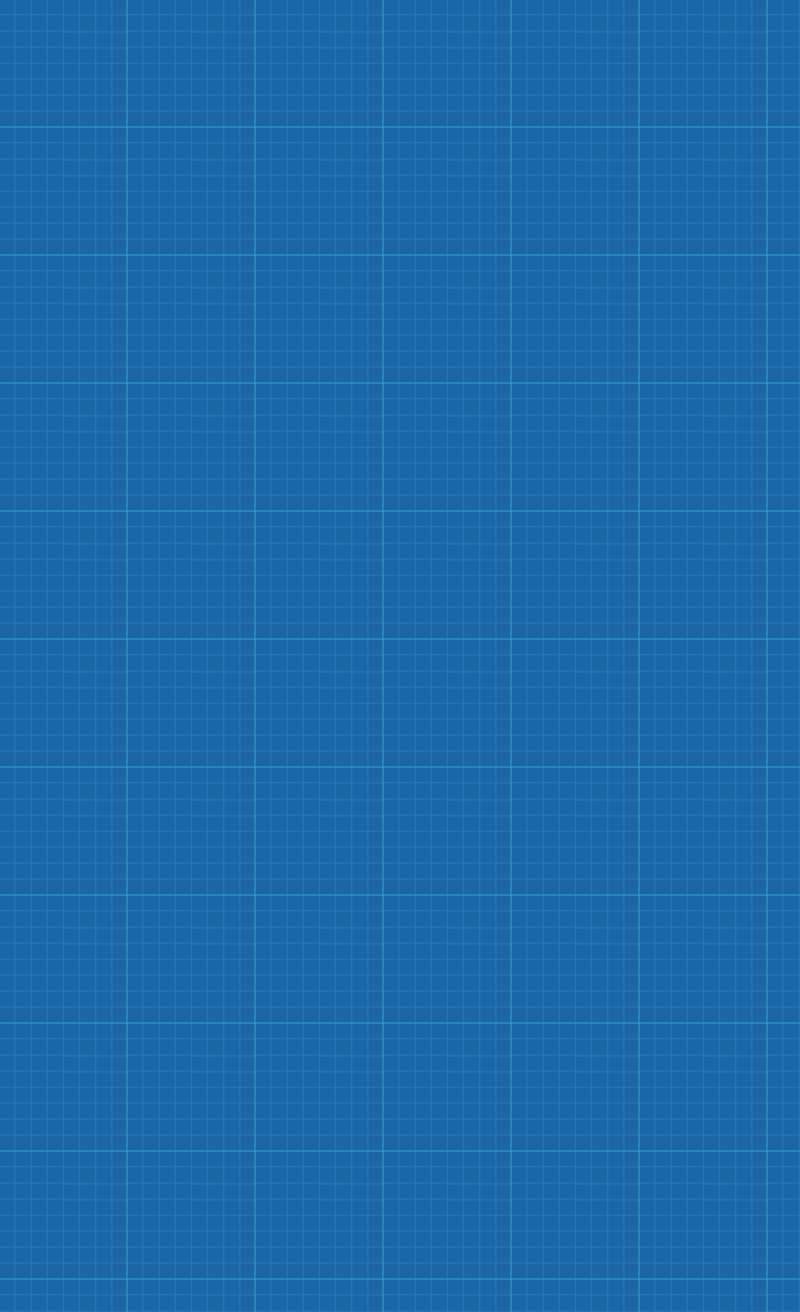

This game map was drawn from its Tiled (.tmx) file and the tilesets committed beside it. A one-line description and the trimmed map source follow:
An orthogonal 25x41 tile map with 32x32 px tiles, 1 tile layer (bg).

<map version="1.0" orientation="orthogonal" width="25" height="41" tilewidth="32" tileheight="32">
 <tileset firstgid="1" name="blue_tiles" tilewidth="32" tileheight="32">
  <image source="blue_tiles.png" width="128" height="128" />
 </tileset>
 <layer name="bg" width="25" height="41">
  <data>[1025 cells, 1025 non-empty, 16 distinct tile ids]</data>
 </layer>
</map>
